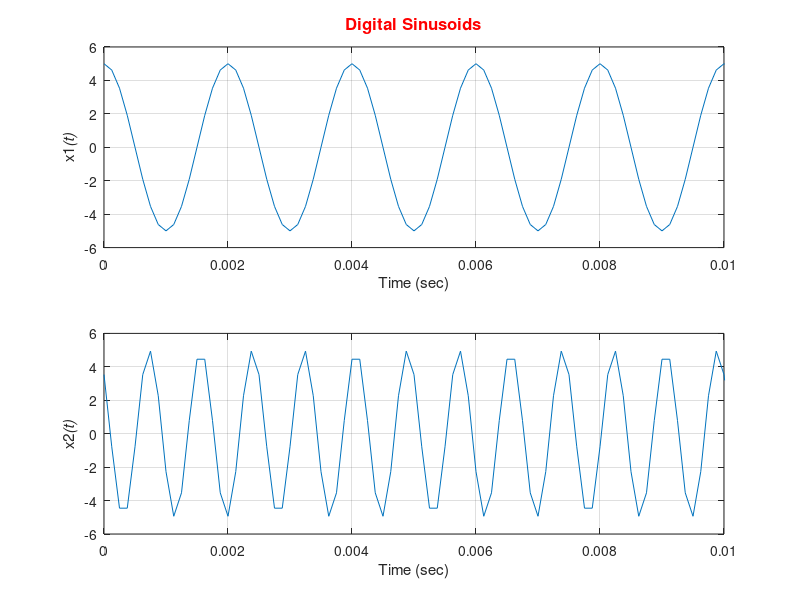
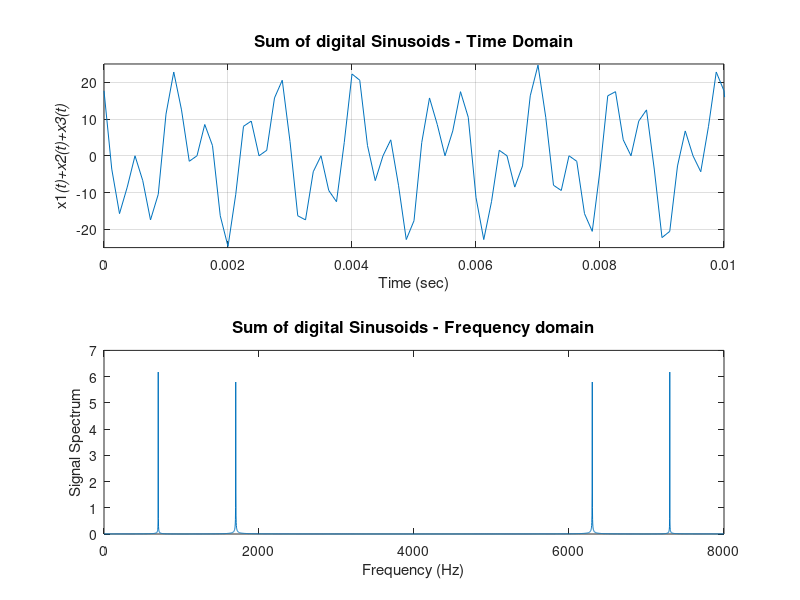

These charts were generated, in order, by the following MATLAB code:
%--------------------------------------------------------------------------
% University of Limerick - Dept. of Electronic and Computer Engineering
%--------------------------------------------------------------------------
% filename: Lab1 - part3.m
%
% purpose: Generate 2 Sinousoids and plot results
%
% created by: Tom Meehan
% created on: 16 September 2021
%
%--------------------------------------------------------------------------
% Copyright 2021 University of Limerick
%--------------------------------------------------------------------------
clc;
clear all;
close all;

%% part A
% Fs: Sampling frequency = 8000 Hz
% t: create sample points up to 0.5 sec, spaced 1/Fs apart
Fs=8000;
t=0:1/Fs:0.5;
x1=5*cos(2*pi*500*t);
x2=5*cos(2*pi*1200*t + (pi/4));

figure (1);
subplot(2,1,1);
plot(t,x1); grid;
axis([0 0.01 -6 6])
title('Digital Sinusoids', 'color','r','Fontsize',12);
xlabel('Time (sec)');ylabel('x1\it(t)');

subplot(2,1,2);
plot(t,x2); grid;
axis([0 0.01 -6 6])
xlabel('Time (sec)');ylabel('x2\it(t)');

%% part B
% Multiply the 2 sinusoids
x=x1.*x2;
figure (3);
subplot(2,1,1);plot(t,x); grid;
axis([0 0.01 -25 25])
xlabel('Time (sec)');
ylabel('x1\it(t)+x2\it(t)+x3\it(t)');
title('Sum of digital Sinusoids - Time Domain','Fontsize',12);

%% part C
% Fs: sampling Frequency
% f : frequency index: convert it to Hz using k
Ak=abs(fft(x))/length(x);
Fs=8000;
k=0:1:length(x)-1;
f=k*Fs/length(x);
subplot(2,1,2); plot(f,Ak);
xlabel('Frequency (Hz)');ylabel('Signal Spectrum');
title('Sum of digital Sinusoids - Frequency domain', 'Fontsize',12);

%% part D
pause
sound(x1/max(abs(x1)),8000);pause
sound(x2/max(abs(x2)),8000);pause
sound(x/max(abs(x)),8000);